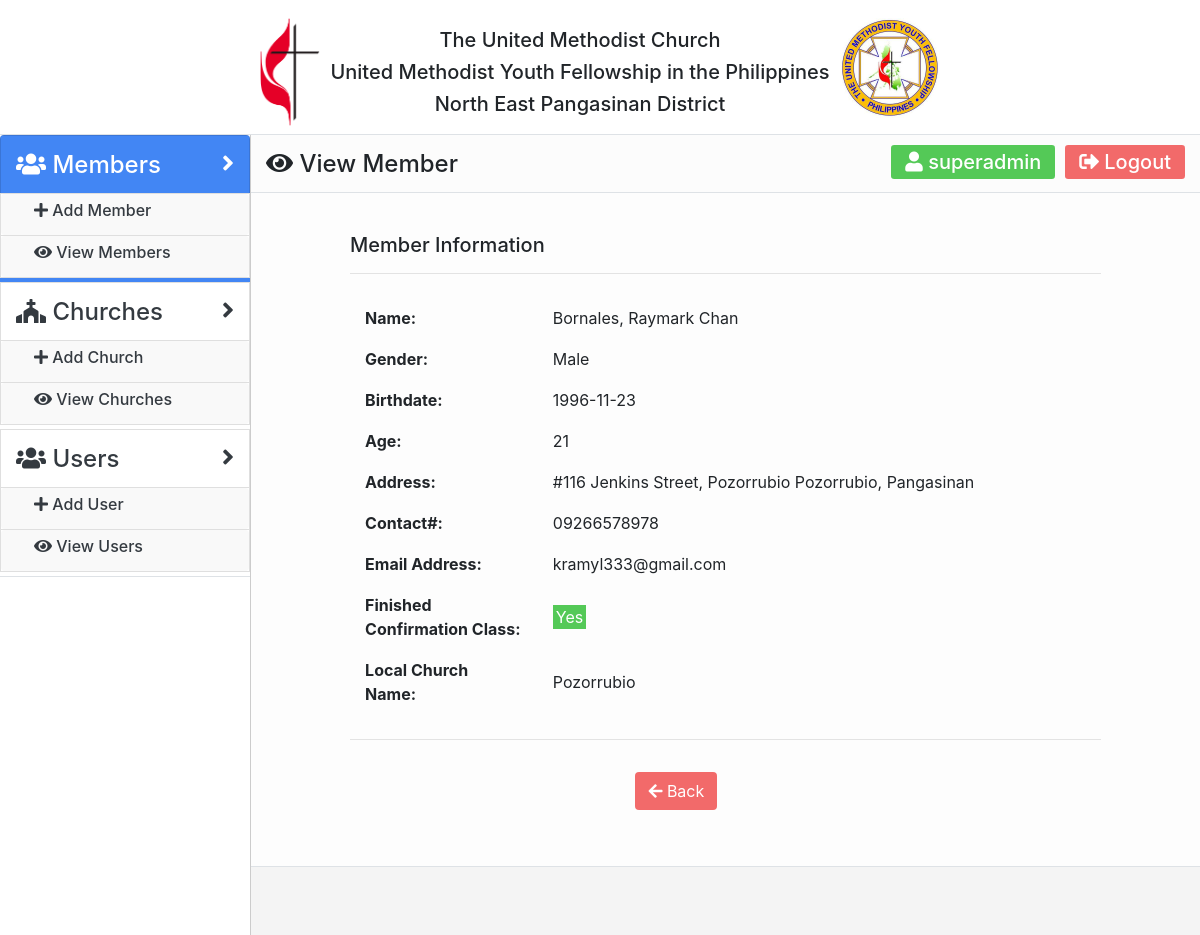
/viewmember.php?token=2 (signed in), run on the app's committed database.
### tables this page shows
CREATE TABLE `members` (
  `member_ID` int(11) NOT NULL,
  `member_FirstName` varchar(50) NOT NULL,
  `member_MiddleName` varchar(50) DEFAULT NULL,
  `member_LastName` varchar(50) NOT NULL,
  `member_Suffix` varchar(30) DEFAULT NULL,
  `member_Gender` varchar(15) NOT NULL,
  `member_BirthDate` varchar(15) NOT NULL,
  `member_Age` varchar(10) NOT NULL,
  `member_HouseNo` varchar(10) DEFAULT NULL,
  `member_Street` varchar(20) DEFAULT NULL,
  `member_Barangay` varchar(30) DEFAULT NULL,
  `member_Town` varchar(30) DEFAULT NULL,
  `member_Province` varchar(30) DEFAULT NULL,
  `member_ContactNo` varchar(15) DEFAULT NULL,
  `member_EmailAddress` varchar(50) DEFAULT NULL,
  `member_FinishedConfirmationClass` varchar(10) NOT NULL,
  `church_ID` int(11) NOT NULL
);

CREATE TABLE `churches` (
  `church_ID` int(11) NOT NULL,
  `church_LocalName` varchar(50) NOT NULL,
  `church_Street` varchar(50) NOT NULL,
  `church_Barangay` varchar(50) NOT NULL,
  `church_Town` varchar(50) NOT NULL,
  `church_Province` varchar(50) NOT NULL,
  `church_ZipCode` varchar(5) NOT NULL
);

### sql/sql_viewmember.php (called while the page is built)
<?php
include('sql/sql_loadchurch.php');
include('sql_connection.php');
$member_ID = $_GET['token'];
$sql = "SELECT * FROM `members` WHERE `member_ID` = '$member_ID'";
$result_viewmember = mysqli_query($conn, $sql);

### sql/sql_loadchurch.php (called while the page is built, shortened)
<?php
  function DisplayChurchLocalName($church_ID){
    if ($church_ID == 0) {
      return "All";
    }else {
      include('sql_connection.php');
      $sql2 = "SELECT * FROM `churches` WHERE `church_ID` = $church_ID";
      $result2 = mysqli_query($conn, $sql2);
      if (mysqli_num_rows($result2) > 0) {
        while($row = mysqli_fetch_assoc($result2)) {
          return $row['church_LocalName'];
        }
      }
    }
  }

### viewmember.php (the view, shortened to what this page needs)
<!DOCTYPE html>
<html lang="en" dir="ltr">
  <head>
    <?php include('layout/head.php'); ?>
  </head>
  <body>
    <?php $page_title = '<h4 class="main_title_text"><i class="fas fa-eye"></i> View Member</span></h4>'; ?>
      <form class="form_main border-bottom" method="post">
        <?php include('sql/sql_viewmember.php');?>
        <div class="form-row col-md-10 mx-auto">
          <div class="form-group col-md-12">
            <br>
          </div>
          <?php if (mysqli_num_rows($result_viewmember) > 0) {
              while($row = mysqli_fetch_assoc($result_viewmember)) {
                $member_Suffix = "";
            ?>
              <div class="form-group col-md-12">
                <h5>Member Information</h5>
                <hr>
              </div>
              <div class="form-inline col-md-12">
                <div class="col-md-3">
                  <strong><h7>Name: </h7></strong>
                </div>
                <div class="col-md-9">
                  <h7><?=$row['member_LastName'] . ", " . $row['member_FirstName'] . " " . $row['member_MiddleName'] . $member_Suffix ?></h7>
                </div>
              </div>
              <div class="form-group col-md-12">
              </div>
              <div class="form-inline col-md-12">
                <div class="col-md-3">
                  <strong><h7>Gender: </h7></strong>
                </div>
                <div class="col-md-9">
                  <h7><?=$row['member_Gender'] ?></h7>
                </div>
              </div>
              <div class="form-group col-md-12">
              </div>
              <div class="form-inline col-md-12">
                <div class="col-md-3">
                  <strong><h7>Birthdate: </h7></strong>
                </div>
                <div class="col-md-9">
                  <h7><?=$row['member_BirthDate'] ?></h7>
                </div>
              </div>
              <div class="form-group col-md-12">
              </div>
              <div class="form-inline col-md-12">
                <div class="col-md-3">
                  <strong><h7>Age: </h7></strong>
                </div>
                <div class="col-md-9">
                  <h7><?=$row['member_Age'] ?></h7>
                </div>
              </div>
              <div class="form-group col-md-12">
              </div>
              <div class="form-inline col-md-12">
                <div class="col-md-3">
                  <strong><h7>Address: </h7></strong>
                </div>
                <div class="col-md-9">
                  <h7><?=$row['member_HouseNo'] . " " . $row['member_Street'] . ", " . $row['member_Barangay'] . " " . $row['member_Town'] . ", " . $row['member_Province']  ?></h7>
                </div>
              </div>
              <div class="form-group col-md-12">
              </div>
              <div class="form-inline col-md-12">
                <div class="col-md-3">
                  <strong><h7>Contact#: </h7></strong>
                </div>
                <div class="col-md-9">
                  <h7><?=$row['member_ContactNo'] ?></h7>
                </div>
              </div>
              <div class="form-group col-md-12">
              </div>
              <div class="form-inline col-md-12">
                <div class="col-md-3">
                  <strong><h7>Email Address: </h7></strong>
                </div>
                <div class="col-md-9">
                  <h7><?=$row['member_EmailAddress'] ?></h7>
                </div>
              </div>
              <div class="form-group col-md-12">
              </div>
              <div class="form-inline col-md-12">
                <div class="col-md-3">
                  <strong><h7>Finished Confirmation Class: </h7></strong>
                </div>
                <div class="col-md-9">
                  <?php
                    if ($row['member_FinishedConfirmationClass'] == "Yes") {
                      ?>
                        <h7 class="Color_Greenx" style="padding: 2px 3px;"><?=$row['member_FinishedConfirmationClass'] ?></h7>
                      <?php
                    }else {
                      ?>
                        <h7 class="Color_Redx" style="padding: 2px 3px;"><?=$row['member_FinishedConfirmationClass'] ?></h7>
                      <?php
                    }
                   ?>
                </div>
              </div>
              <div class="form-group col-md-12">
              </div>
              <div class="form-inline col-md-12">
                <div class="col-md-3">
                  <strong><h7>Local Church Name: </h7></strong>
                </div>
                <div class="col-md-9">
                  <h7><?= DisplayChurchLocalName($row['church_ID']);?></h7>
                </div>
              </div>
              <div class="form-group col-md-12">
              </div>
              <div class="form-group col-md-12">
                <hr>
              </div>
              <div class="form-group col-md-3 mx-auto">
                <a href="/viewmembers.php" class="btn Color_Red" name="save"><i class="fas fa-arrow-left"></i> Back</a>
              </div>
              <div class="form-group col-md-12">
                <br>
              </div>
        <?php }
          }
         ?>
        </div>
      </form>
    <?php include('layout/naviagation_mainbarend.php'); ?>
  </body>
</html>

### css/custom/global.css (style rules this page uses)
.form_main { width: 100%; height: 100%; background-color: #fdfdfd; }
.Color_Red { background-color: #f26a6a; color: #fff; }
.Color_Greenx { background-color: #54c957; color: #fff; }

### css/custom/navigation_mainbar.css (style rules this page uses)
.main_title_text { margin-top: 15px; }

### data on the page
members: member_LastName "Bornales", member_FirstName "Raymark", member_MiddleName "Chan", member_Gender "Male", member_BirthDate "1996-11-23", member_Age "21", member_HouseNo "#116", member_Street "Jenkins Street", member_Barangay "Pozorrubio", member_Town "Pozorrubio", member_Province "Pangasinan", member_ContactNo "09266578978", member_EmailAddress "kramyl333@gmail.com", member_FinishedConfirmationClass "Yes", church_ID.church_LocalName "Pozorrubio"

### other printed values
$_SESSION['user_Username'] "superadmin"
